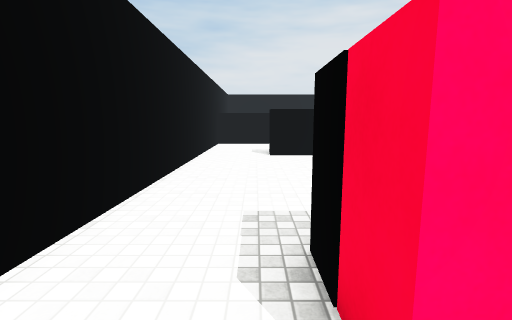
View 1 (above)

22 first-person views from a walk through a scene from a Unity 3-D project. The camera is 1.5 m above the floor, tilts 8° down and sees 85° across. The floor is counted in squares, 1 m on a side. Each view is taken from the middle of a square. On the plan, view 1 faces up. The plan holds only what a view shows up to about 14 squares ahead; the rest is blank. Surface patterns are stand-ins for the level's own textures.

View 2
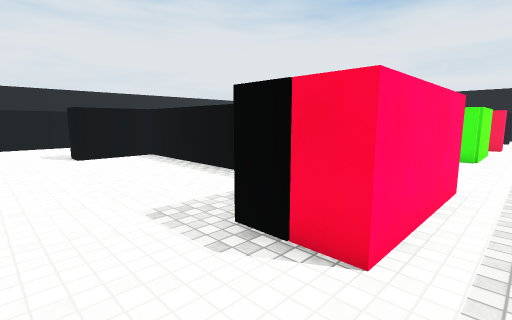

View 3
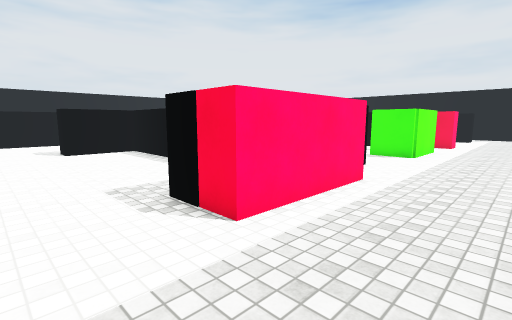

View 4
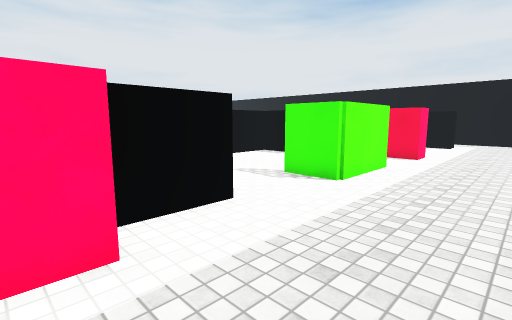

View 5
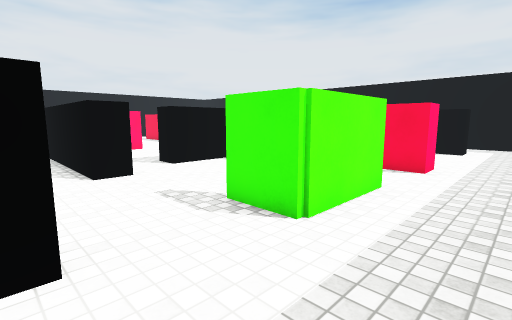

View 6
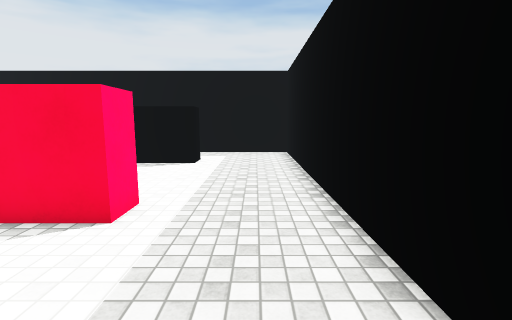

View 7
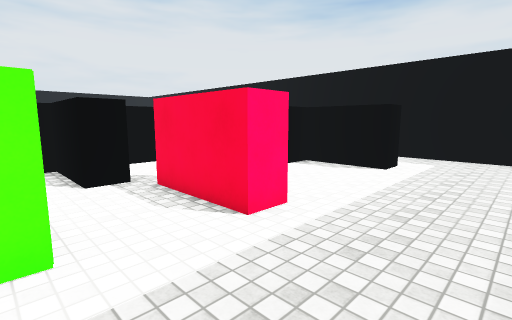

View 8
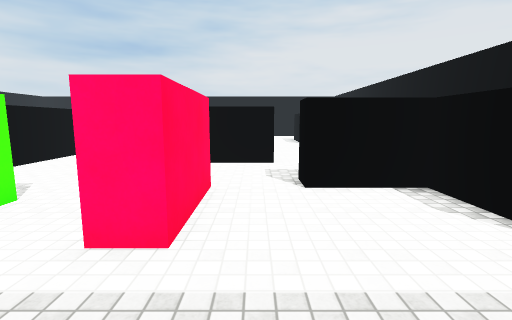

View 9
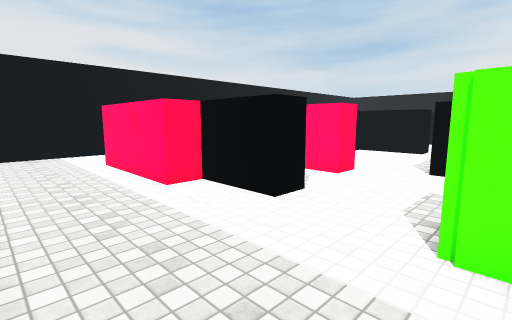

View 10
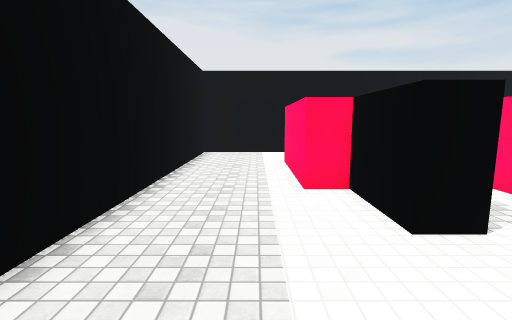

View 11
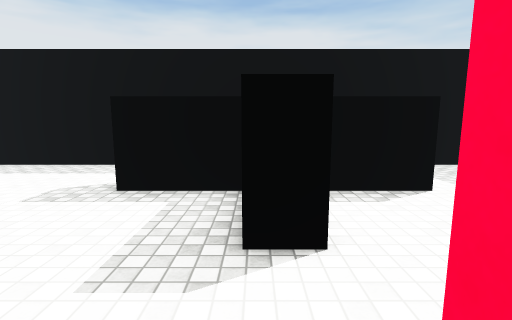

View 12
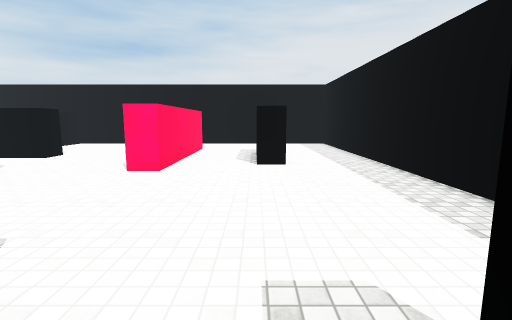

View 13
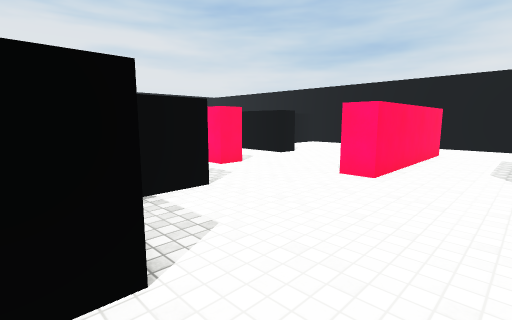

View 14
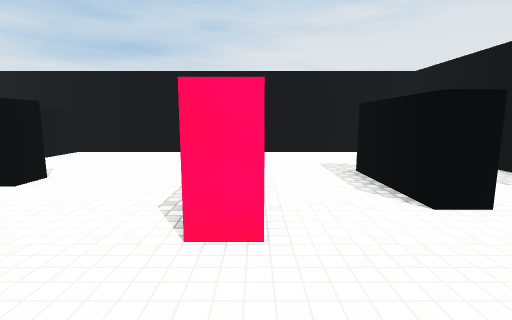

View 15
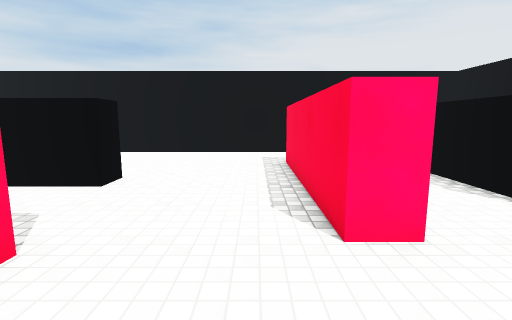

View 16
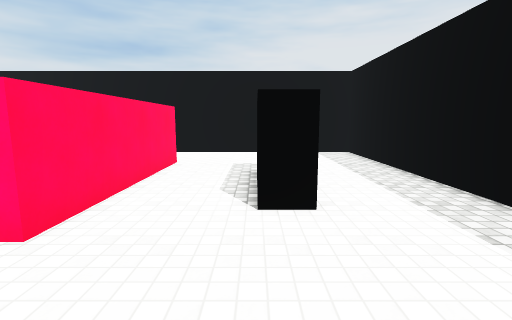

View 17
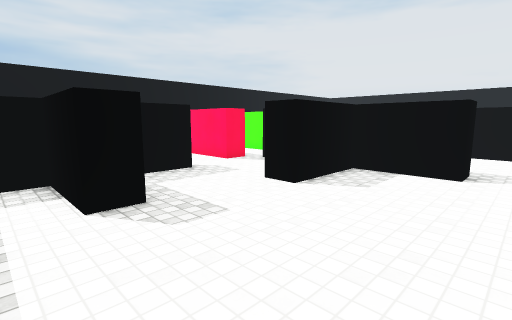

View 18
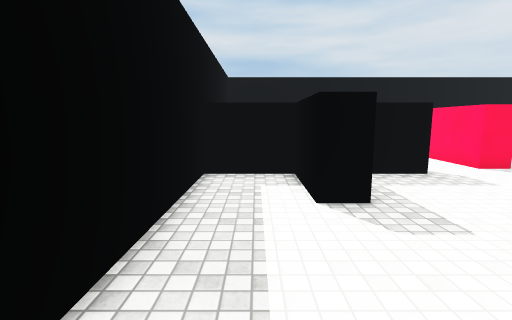

View 19
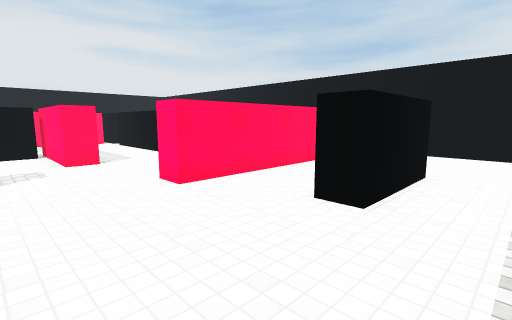

View 20
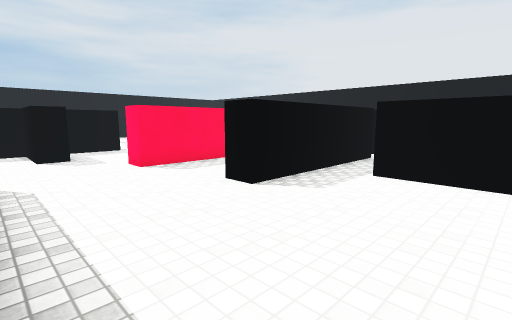

View 21
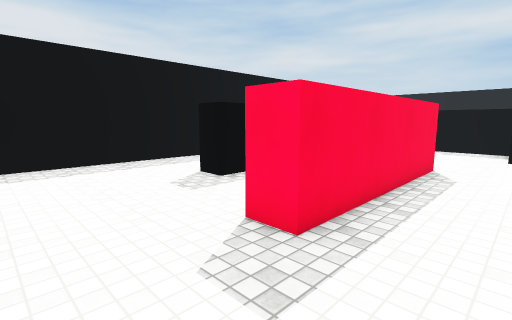

View 22
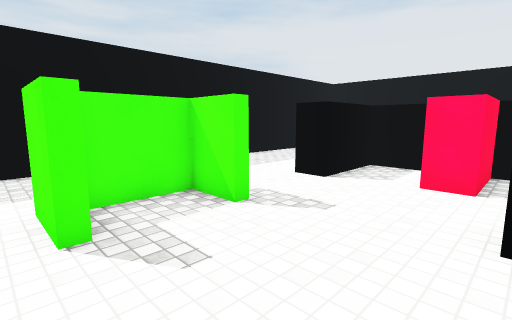

### Floor plan
Points are (right, up) in squares from view 1. A wall is a line through its corners. A room is listed if a view was taken in it or the views show most of it. See-through windows are left out.
Room 1 (views 1, 2, 3, 4, 5, 6, 7, 8, 9, 10, 22)
walls: (10, 6.8) (9, 6.8) (9, 11.6); (4.5, 4.8) (4.5, 3.1) (7.5, 3.1) (7.5, 2.1) (5, 2.1) (5, 1.1) (0.7, 1.1) (0.7, 3.1); (4.5, 6.3) (5.1, 6.3); (3.5, 6.5) (3.5, 12.2) (0.7, 12.2) (0.7, 13.3); (15.6, 5) (14.6, 5) (14.6, 8) (11.8, 8); (13, -2.5) (13.6, -2.5); (7.5, 12.2) (5.1, 12.2); (17, 4.3) (17, 1.1) (16, 1.1) (16, 4.3); (-2.5, 2) (-2.5, -2.5) (6, -2.5); (17.4, -2.5) (25.5, -2.5) (25.5, 2.1); (-2.5, 14.1) (-2.5, 5); (23, 1.1) (21.9, 1.1) (21.9, 4.2) (19.1, 4.2); (-0.4, 18.3) (-1.3, 18.3)
ways out: opening at (16, 5) to room 2; opening at (18, 4) to room 2; opening at (11, 8.5) to room 5; opening at (8, 12.5)
Room 2 (view 11)
walls: (16, 4.3) (17, 4.3); (18.6, 8) (16.3, 8); (19.1, 4.2) (19.1, 5.2)
ways out: opening at (16, 5) to room 1; opening at (18, 4) to room 1; opening at (19, 6.5) to room 3
Room 3 (view 12)
walls: (19.1, 5.2) (20.8, 5.2); (21.9, 5.3) (21.9, 8.1)
ways out: opening at (19, 6.5) to room 2; opening at (20.5, 8) to room 4
Room 4 (views 13, 14, 15, 16, 17, 18, 19, 20, 21)
walls: (18.1, 15.3) (17.1, 15.3) (17.1, 22.1) (18.1, 22.1) (18.1, 15.3); (22.1, 16.6) (21, 16.6) (21, 20.3) (22, 20.3) (22, 17.1); (13.3, 15) (13.3, 14); (14.5, 11.8) (15.6, 11.8) (15.6, 9) (18.6, 9) (18.6, 8); (25.5, 9.8) (25.5, 25.5) (9.4, 25.5) (9.4, 20.9); (9.4, 19.3) (12.4, 19.3) (12.4, 18.3); (22.9, 7.5) (22.9, 5.2) (25.5, 5.2) (25.5, 7.6)
ways out: opening at (20.5, 8) to room 3; opening at (14.5, 12.5) to room 5; opening at (9, 20); opening at (12, 16.5)
Room 5 (no view inside)
walls: (11.8, 8) (11.8, 9) (14.1, 9); (13.3, 14) (8.9, 14); (10, 13.8) (10, 6.8)
ways out: opening at (11, 8.5) to room 1; opening at (14.5, 12.5) to room 4

Where each view was taken, in squares from view 1:
view 1: 0 up, 0 right, facing up
view 2: 0 up, 2 left, facing up-right
view 3: 2 down, 2 left, facing up-right
view 4: 2 down, 4 right, facing up-right
view 5: 1 down, 7 right, facing up-right
view 6: 1 down, 12 right, facing right
view 7: 2 down, 13 right, facing up-right
view 8: 2 down, 18 right, facing up
view 9: 2 down, 11 right, facing up-left
view 10: 0 up, 11 right, facing left
view 11: 5 up, 16 right, facing right
view 12: 7 up, 21 right, facing up
view 13: 8 up, 21 right, facing up-left
view 14: 12 up, 18 right, facing up
view 15: 12 up, 16 right, facing up
view 16: 12 up, 21 right, facing up
view 17: 13 up, 24 right, facing down-left
view 18: 13 up, 24 right, facing down
view 19: 12 up, 24 right, facing up-left
view 20: 24 up, 17 right, facing down-left
view 21: 25 up, 15 right, facing down-right
view 22: 7 up, 14 right, facing down-left
